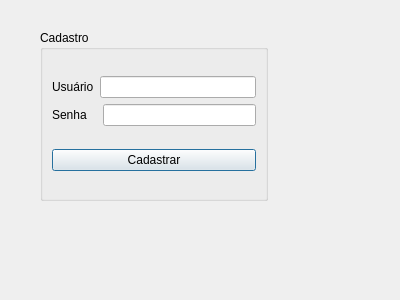
<?xml version="1.0" encoding="UTF-8"?>
<ui version="4.0">
 <class>CadastroDialog</class>
 <widget class="QDialog" name="CadastroDialog">
  <property name="geometry">
   <rect>
    <x>0</x>
    <y>0</y>
    <width>400</width>
    <height>300</height>
   </rect>
  </property>
  <property name="windowTitle">
   <string>Dialog</string>
  </property>
  <widget class="QGroupBox" name="groupBox">
   <property name="geometry">
    <rect>
     <x>40</x>
     <y>30</y>
     <width>228</width>
     <height>171</height>
    </rect>
   </property>
   <property name="title">
    <string>Cadastro</string>
   </property>
   <layout class="QVBoxLayout" name="verticalLayout_2">
    <item>
     <layout class="QVBoxLayout" name="verticalLayout">
      <item>
       <layout class="QHBoxLayout" name="horizontalLayout">
        <item>
         <widget class="QLabel" name="label_3">
          <property name="text">
           <string>Usuário</string>
          </property>
         </widget>
        </item>
        <item>
         <widget class="QLineEdit" name="lineEdit_User"/>
        </item>
       </layout>
      </item>
      <item>
       <layout class="QHBoxLayout" name="horizontalLayout_2">
        <item>
         <widget class="QLabel" name="label_4">
          <property name="text">
           <string>Senha   </string>
          </property>
         </widget>
        </item>
        <item>
         <widget class="QLineEdit" name="lineEdit_Password"/>
        </item>
       </layout>
      </item>
     </layout>
    </item>
    <item>
     <widget class="QPushButton" name="pushButton_Login">
      <property name="text">
       <string>Cadastrar</string>
      </property>
     </widget>
    </item>
   </layout>
  </widget>
 </widget>
 <resources/>
 <connections/>
</ui>
